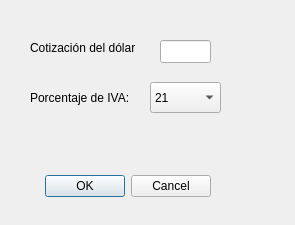
<?xml version="1.0" encoding="UTF-8"?>
<ui version="4.0">
 <class>Parametros</class>
 <widget class="QDialog" name="Parametros">
  <property name="geometry">
   <rect>
    <x>0</x>
    <y>0</y>
    <width>295</width>
    <height>225</height>
   </rect>
  </property>
  <property name="windowTitle">
   <string>Dialog</string>
  </property>
  <widget class="QDialogButtonBox" name="buttonBox">
   <property name="geometry">
    <rect>
     <x>30</x>
     <y>170</y>
     <width>181</width>
     <height>32</height>
    </rect>
   </property>
   <property name="orientation">
    <enum>Qt::Horizontal</enum>
   </property>
   <property name="standardButtons">
    <set>QDialogButtonBox::Cancel|QDialogButtonBox::Ok</set>
   </property>
  </widget>
  <widget class="QLabel" name="lblDolar">
   <property name="geometry">
    <rect>
     <x>30</x>
     <y>40</y>
     <width>121</width>
     <height>16</height>
    </rect>
   </property>
   <property name="text">
    <string>Cotización del dólar</string>
   </property>
  </widget>
  <widget class="QLabel" name="lblIVA">
   <property name="geometry">
    <rect>
     <x>30</x>
     <y>90</y>
     <width>111</width>
     <height>16</height>
    </rect>
   </property>
   <property name="text">
    <string>Porcentaje de IVA:</string>
   </property>
  </widget>
  <widget class="QComboBox" name="comboBox">
   <property name="geometry">
    <rect>
     <x>150</x>
     <y>82</y>
     <width>71</width>
     <height>31</height>
    </rect>
   </property>
   <item>
    <property name="text">
     <string>21</string>
    </property>
   </item>
   <item>
    <property name="text">
     <string>27</string>
    </property>
   </item>
   <item>
    <property name="text">
     <string>2,5</string>
    </property>
   </item>
   <item>
    <property name="text">
     <string>5</string>
    </property>
   </item>
   <item>
    <property name="text">
     <string>10</string>
    </property>
   </item>
  </widget>
  <widget class="QLineEdit" name="leDolar">
   <property name="geometry">
    <rect>
     <x>160</x>
     <y>40</y>
     <width>51</width>
     <height>23</height>
    </rect>
   </property>
   <property name="text">
    <string/>
   </property>
  </widget>
 </widget>
 <resources/>
 <connections>
  <connection>
   <sender>buttonBox</sender>
   <signal>accepted()</signal>
   <receiver>Parametros</receiver>
   <slot>accept()</slot>
   <hints>
    <hint type="sourcelabel">
     <x>248</x>
     <y>254</y>
    </hint>
    <hint type="destinationlabel">
     <x>157</x>
     <y>274</y>
    </hint>
   </hints>
  </connection>
  <connection>
   <sender>buttonBox</sender>
   <signal>rejected()</signal>
   <receiver>Parametros</receiver>
   <slot>reject()</slot>
   <hints>
    <hint type="sourcelabel">
     <x>316</x>
     <y>260</y>
    </hint>
    <hint type="destinationlabel">
     <x>286</x>
     <y>274</y>
    </hint>
   </hints>
  </connection>
 </connections>
</ui>
